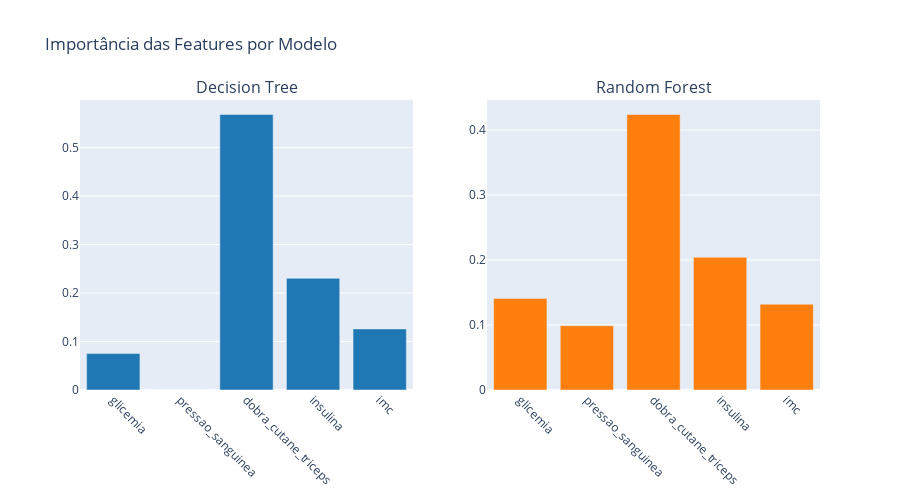

Notebook cell for this chart:
### Markdown cell above
## 5. Análise de Importância das Features

### Code cell
# Importância das features
feature_names = X.columns

fig = make_subplots(
    rows=1, cols=2,
    subplot_titles=['Decision Tree', 'Random Forest']
)

# Decision Tree
dt_importance = dt_model.feature_importances_
fig.add_trace(
    go.Bar(
        x=feature_names,
        y=dt_importance,
        name='Decision Tree',
        marker_color='#1f77b4'
    ),
    row=1, col=1
)

# Random Forest
rf_importance = rf_model.feature_importances_
fig.add_trace(
    go.Bar(
        x=feature_names,
        y=rf_importance,
        name='Random Forest',
        marker_color='#ff7f0e'
    ),
    row=1, col=2
)

fig.update_layout(
    title_text="Importância das Features por Modelo",
    showlegend=False,
    height=500
)

fig.update_xaxes(tickangle=45)
fig.show()
fig.write_html('importancia_features.html')

# Tabela de importância
importance_df = pd.DataFrame({
    'Feature': feature_names,
    'Decision_Tree': dt_importance,
    'Random_Forest': rf_importance
}).sort_values('Decision_Tree', ascending=False)

print("=== IMPORTÂNCIA DAS FEATURES ===")
display(importance_df.round(4))

### Figure 1 — Plotly figure (JSON) as saved in the notebook; plotly's stock layout.template omitted (floating-point values rounded to 4 significant figures)
{"data": [{"marker": {"color": "#1f77b4"}, "name": "Decision Tree", "type": "bar", "x": ["glicemia", "pressao_sanguinea", "dobra_cutane_triceps", "insulina", "imc"], "xaxis": "x", "y": [0.07508, 0.0, 0.5685, 0.2304, 0.126], "yaxis": "y"}, {"marker": {"color": "#ff7f0e"}, "name": "Random Forest", "type": "bar", "x": ["glicemia", "pressao_sanguinea", "dobra_cutane_triceps", "insulina", "imc"], "xaxis": "x2", "y": [0.1409, 0.09882, 0.4239, 0.2043, 0.1321], "yaxis": "y2"}], "layout": {"annotations": [{"font": {"size": 16}, "showarrow": false, "text": "Decision Tree", "x": 0.225, "xanchor": "center", "xref": "paper", "y": 1, "yanchor": "bottom", "yref": "paper"}, {"font": {"size": 16}, "showarrow": false, "text": "Random Forest", "x": 0.775, "xanchor": "center", "xref": "paper", "y": 1, "yanchor": "bottom", "yref": "paper"}], "height": 500, "showlegend": false, "title": {"text": "Importância das Features por Modelo"}, "xaxis": {"anchor": "y", "domain": [0, 0.45], "tickangle": 45}, "xaxis2": {"anchor": "y2", "domain": [0.55, 1], "tickangle": 45}, "yaxis": {"anchor": "x", "domain": [0, 1]}, "yaxis2": {"anchor": "x2", "domain": [0, 1]}}}
